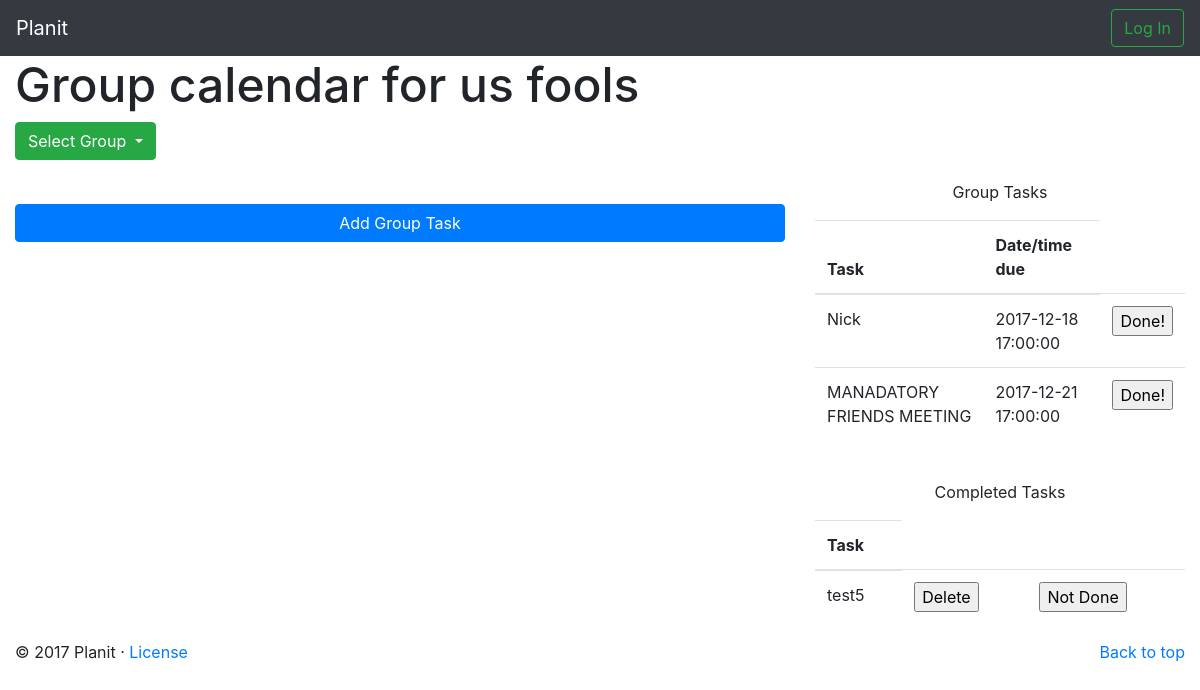
Screenshot of /content/group_calendar.php?group_name=us fools with the database file from the repository.
### tables this page shows
create table if not exists `group_tasks`(
	`task_id` integer auto_increment primary key,
	`group_id` integer references groups(group_id),	
	`task_name` varchar(40) not null,
    `deadline` datetime,
    `description` varchar(140),
	`optional_location` varchar(40),
	`ETA` varchar(40),
    `complete` tinyint(1) not null default 0
);

### php/load_data.php (the view, shortened to what this page needs)
<?php
    function load_group_tasks(&$db, &$group) {
        $query = "SELECT * FROM group_tasks WHERE group_id = (SELECT group_id FROM groups WHERE group_name='$group')";
        $res = mysqli_query($db, $query);
        echo
            "<p> Group Tasks </p>
            <table class=\"table\">
                <thead>
                <tr>
                    <th>Task</th>
                    <th>Date/time due</th>
                </tr>
                </thead>
            <tbody>";
        while ($row = mysqli_fetch_array($res, MYSQLI_NUM)){
            if($row[7] == 0){
                echo
                    "<tr>
                         <td>$row[2]</td>
                         <td>$row[3]</td>
                         <td><input type=\"submit\" class=\"button\" name=\"".$row[0]."\" value=\"Done!\"/></td>
                     </tr>";
            }
        }
        echo
            "</tbody>
            </table>
            <br>";
        mysqli_data_seek($res, 0);
        echo
            "<p> Completed Tasks </p>
            <table class=\"table\">
                <thead>
                    <tr>
                        <th>Task</th>
                    </tr>
                </thead>
                <tbody>";
        while ($row = mysqli_fetch_array($res, MYSQLI_NUM)) {
            if($row[7] != 0) {
                echo
                    "<tr>
                        <td>$row[2]</td>
                        <td><input type=\"submit\" class=\"del\" name=\"".$row[0]."\" value=\"Delete\"/></td>
                        <td><input type=\"submit\" class=\"button\" name=\"".$row[0]."\" value=\"Not Done\"/></td>
                    </tr>";
            }
        }
        echo
            "   </tbody>
            </table>";
}
?>

### rows the page displays
group_tasks: task_name "Nick", deadline "2017-12-18 17:00:00"
group_tasks: task_name "MANADATORY FRIENDS MEETING", deadline "2017-12-21 17:00:00"
group_tasks: task_name "test5"

### other values shown
$group "us fools"
